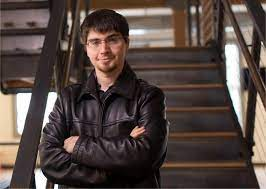
#> input picture Project1_svd_image_compression_983112057/Project1_svd_image_compression/goodfellow.jpg, 266 x 189 px
$ jupyter execute image-compressiom.ipynb
#> lines starting #> are read from the running program, lines starting #| are printed output that depends on the picture
<p style="text-align:center; font-size:25px;">Applied Linear Algebra 4002</p>
<h1 align=center style="line-height:200%;font-family:vazir;color:#0099cc">
<font face="vazir" color="#B33030">Project 1 : Image compression using Single value Decomposition
</font>
</h1>

<!-- <p dir=rtl style="direction: rtl;text-align: right;line-height:200%;font-family:vazir;font-size:medium"> -->
<p style="line-height:200%; font-size:medium">
<font face="vazir" size=3>
    Load Libraies

</font>
</p>

[cell 1]
#Matin Rezania 983112057
import numpy as np
import matplotlib.pyplot as plt
from PIL import Image

<p dir=rtl style="direction: rtl;text-align: right;line-height:200%;font-family:vazir;font-size:medium">
<font face="vazir" size=3>
در درس نیز با تجزیه svd آشنا شدید یکی از کاربرد های این تجزیه کاهش حجم داده ها است
</font>
</p>

<p dir=rtl style="direction: rtl;text-align: right;line-height:200%;font-family:vazir;font-size:medium">
<font face="vazir" size=3>
در این پروژه می خواهیم یک عکس به فرمت jpg را فشرده نماییم
</font>
</p>

<p dir=rtl style="direction: rtl;text-align: right;line-height:200%;font-family:vazir;font-size:medium">
<font face="vazir" size=3>
با استفاده از تابع
<a href="https://matplotlib.org/stable/api/_as_gen/matplotlib.pyplot.imshow.html">plt.imshow</a>
می توانید تصویر اصلی را نمایان کنید
</font>
</p>

[cell 2]
img_org_rep = Image.open('goodfellow.jpg')
#> img_org_rep is the input picture: PIL image 266x189 RGB; mean R, G, B 83, 69.2, 64.3
_ = plt.imshow(img_org_rep)

<p dir=rtl style="direction: rtl;text-align: right;line-height:200%;font-family:vazir;font-size:medium">
<font face="vazir" size=3>
با استفاده از تابع
<a href="https://numpy.org/doc/stable/reference/generated/numpy.array.html">np.array</a>
تصویر را به یک آرایه تبدیل کرده و سه کانال <code>(ared,agreen,ablue)</code> rgb دسته بندی کنید
</font>
</p>

[cell 3]
im = np.array(img_org_rep)# image to array

aRed = im[:,:,0]   # Red Channel
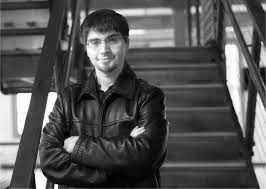
#> aRed: shape (189, 266); min 0, max 255, mean 83
aGreen = im[:,:,1]  # Green Channel
aBlue = im[:,:,2]  # Blue Channel
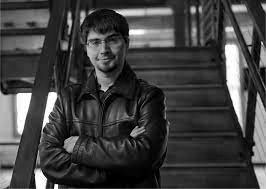
#> aBlue: shape (189, 266); min 0, max 255, mean 64.3

[cell 4]
aRed

[cell 5]
aGreen

[cell 6]
aBlue

[cell 7]
im # original IMAGE

[cell 8]
OriginalSize = im.shape[0] * im.shape[1] * im.shape[2]
#> OriginalSize = 150822
im.shape
#> Out = (189, 266, 3)

<p dir=rtl style="direction: rtl;text-align: right;line-height:200%;font-family:vazir;font-size:medium">
<font face="vazir" size=3>
در درس دیدیم که
 svd برابر است با
</font>
</p>

$A = U\Sigma V^T$

Where:

* $U$ is an orthogonal $m \times m$ matrix; its columns are the **left-singular vectors** of $A$.
* $\Sigma$ is an orthogonal $n \times n$ matrix; its columns are the **right-singular vectors** of $A$.
* $D$ is a diagonal $m \times n$ matrix; elements along its diagonal are the **singular values** of $A$.

<p dir=rtl style="direction: rtl;text-align: right;line-height:200%;font-family:vazir;font-size:medium">
<font face="vazir" size=3>
در درس دیدیم که
 svd برابر است با
 (سلول زیر را اجرا کنید)
</font>
</p>

[cell 9]
pic1 = Image.open('pic1.png')
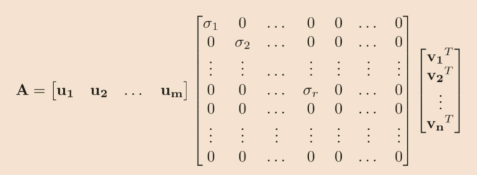
#> input picture Project1_svd_image_compression_983112057/Project1_svd_image_compression/pic1.png, 477 x 175 px
#> pic1 is the input picture: PIL image 477x175 RGBA; mean R, G, B, A 240.6, 222, 205.1, 255
_ = plt.imshow(pic1)

<p dir=rtl style="direction: rtl;text-align: right;line-height:200%;font-family:vazir;font-size:medium">
<font face="vazir" size=3>
که آن را می توان به شکل زیر هم نوشت
 (سلول زیر را اجرا کنید)
</font>
</p>

[cell 10]
pic2 = Image.open('pic2.png')
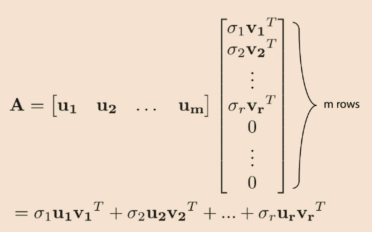
#> input picture Project1_svd_image_compression_983112057/Project1_svd_image_compression/pic2.png, 372 x 232 px
#> pic2 is the input picture: PIL image 372x232 RGBA; mean R, G, B, A 239.7, 221.2, 204.3, 255
_ = plt.imshow(pic2)

<p dir=rtl style="direction: rtl;text-align: right;line-height:200%;font-family:vazir;font-size:medium">
<font face="vazir" size=3>
مشاهده می شود که که مقادیر تکین در قطر ماتریس

$\Sigma$

</font>
</p>

<p dir=rtl style="direction: rtl;text-align: right;line-height:200%;font-family:vazir;font-size:medium">
<font face="vazir" size=3>

به شکل نزولی مرتب شده است لذا تاثیر عبارات ابتدایی جملات بالا
به مراتب بیشتر از جملات بعدی خواهد بود در نتیجه
ذخبره
<code>کا</code>
تخمین خوبی از ماتریس به ما می دهد

</font>
</p>

[cell 11]
pic3 = Image.open('pic3.png')
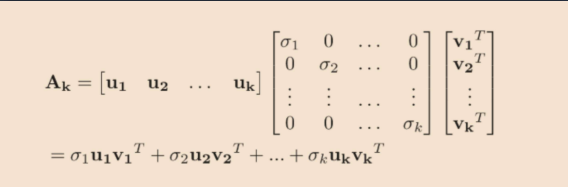
#> input picture Project1_svd_image_compression_983112057/Project1_svd_image_compression/pic3.png, 568 x 187 px
#> pic3 is the input picture: PIL image 568x187 RGBA; mean R, G, B, A 239.1, 220.7, 204, 255
_ = plt.imshow(pic3)

<p dir=rtl style="direction: rtl;text-align: right;line-height:200%;font-family:vazir;font-size:medium">
<font face="vazir" size=3>
تابع زیر را به گونه ایی تکمیل کنید که یک کانال از نصویر را به اندازه لیمیت مشخص شده فشرده می کند و سپس آن را برگرداند
</font>
</p>

[cell 12]
def compressChannel(channel, svdLimit):
#> called with svdLimit = 160
    U, sigma, V = np.linalg.svd(channel)
#> sigma = 189 values, max 19784.2 at index 0, min 2.34 at index 188, mean 446.1
    aChannelCompressedInner = np.dot(U[:,:svdLimit],np.dot(np.diag(sigma[:svdLimit]),V[:svdLimit,:]))

    CompressedChannel = aChannelCompressedInner.astype('uint8') # TYPE MUST BE UINT8
    return CompressedChannel

[cell 13]
k = 160

<p dir=rtl style="direction: rtl;text-align: right;line-height:200%;font-family:vazir;font-size:medium">
<font face="vazir" size=3>
هر سه کانال تصویر را فشرده سازی کنید
</font>
</p>

[cell 14]
RedCompressed = compressChannel(aRed, k)
GreenCompressed = compressChannel(aGreen, k)
#> call 2 of compressChannel, with svdLimit = 160
#> in compressChannel (call 2), `U, sigma, V = np.linalg.svd(channel)`:
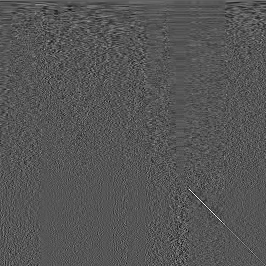
#> V: shape (266, 266) float64; min -0.349, max 0.688, mean 0.000237; drawn with min black and max white
#> in compressChannel (call 2), `U, sigma, V = np.linalg.svd(channel)`: sigma = 189 values, max 16841.5 at index 0, min 2.21 at index 188, mean 416
BlueCompressed = compressChannel(aBlue, k)
#> call 3 of compressChannel, with svdLimit = 160
#> in compressChannel (call 3), `U, sigma, V = np.linalg.svd(channel)`:
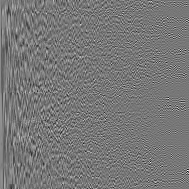
#> U: shape (189, 189) float64; min -0.417, max 0.471, mean 0.000404; drawn with min black and max white
#> in compressChannel (call 3), `U, sigma, V = np.linalg.svd(channel)`:
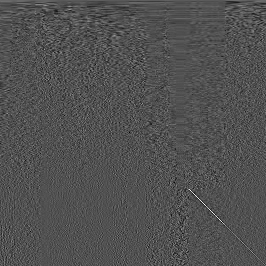
#> V: shape (266, 266) float64; min -0.337, max 0.718, mean 0.000193; drawn with min black and max white
#> in compressChannel (call 3), `U, sigma, V = np.linalg.svd(channel)`: sigma = 189 values, max 15720.1 at index 0, min 2.21 at index 188, mean 401.4

<p dir=rtl style="direction: rtl;text-align: right;line-height:200%;font-family:vazir;font-size:medium">
<font face="vazir" size=3>
با استفاده از تابع
<a href="https://pillow.readthedocs.io/en/stable/reference/Image.html">image.fromarray</a>
هر کانال از تصویر را
به object عکس تغییر دهید
</font>
</p>

[cell 15]
imr = Image.fromarray(aRed, mode=None)
img = Image.fromarray(aGreen, mode=None)
imb = Image.fromarray(aBlue, mode=None)

<p dir=rtl style="direction: rtl;text-align: right;line-height:200%;font-family:vazir;font-size:medium">
<font face="vazir" size=3>
با استفاده از تابع
<a href="https://www.geeksforgeeks.org/python-pil-image-merge-method/">image.merge</a>
هر سه ابجکت را مرج کرده به یک تصویر تبدیل کنید
</font>
</p>

[cell 16]
Image_svd_rep = Image.merge("RGB",(imr,img,imb))

[cell 17]
plt.imshow(Image_svd_rep)

<p dir=rtl style="direction: rtl;text-align: right;line-height:200%;font-family:vazir;font-size:medium">
<font face="vazir" size=3>
روند بالا را به ازای مقادیر مشخص شده در جلقه زیر ادامه دهید.
</font>
</p>

[cell 18]
for i in [2, 4, 8, 16, 32, 64,128,160]:
    RedCompressed = compressChannel(aRed, i)
    GreenCompressed = compressChannel(aGreen, i)
    BlueCompressed = compressChannel(aBlue, i)
    imr = Image.fromarray(RedCompressed, mode=None)
    img = Image.fromarray(GreenCompressed, mode=None)
    imb = Image.fromarray(BlueCompressed, mode=None)
    Image_svd_rep = Image.merge("RGB",(imr,img,imb))


    plt.imshow(Image_svd_rep)
    title = "n = %s" % i
    plt.title(title)
    plt.show()
#> this loop made 8 passes
#> pass 1, in compressChannel (call 5), `aChannelCompressedInner = np.dot(U[:,:svdLimit],np.dot(np.diag(sigma[:..`:
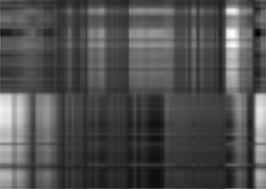
#> aChannelCompressedInner: shape (189, 266) float64; min -17.17, max 260.5, mean 69.2; drawn with min black and max white
#> pass 2, `plt.show()`:
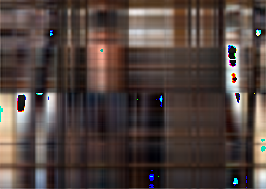
#> shown: shape (189, 266, 3); mean R, G, B 80.9, 67.5, 63

<p dir=rtl style="direction: rtl;text-align: right;line-height:200%;font-family:vazir;font-size:medium">
<font face="vazir" size=3>
درصد فشرده سازی را به ازای هر یک از مقادیر بالا مشخص کنید
</font>
</p>

[cell 19]
def compression_ratio(im, k):
    ratio = 100*3*(k*(im.shape[0]+im.shape[1])+k)/(im.shape[0]*im.shape[1]*im.shape[2])
    #print(ratio)
    return ratio


for i in [2, 4, 8, 16, 32, 64,128,160]:
    print(f'ratio for k: {k} is: {round(100-compression_ratio(im, i), 2)}%')
